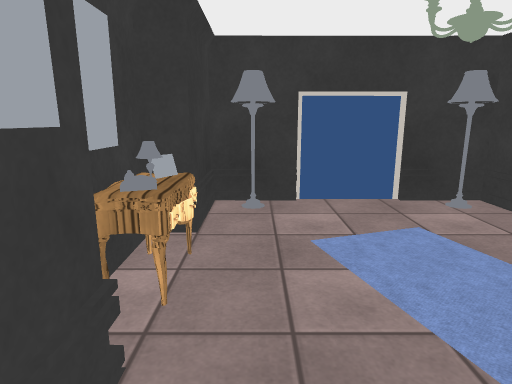
view 1 (above)

16 first-person views from a walk through a Unity game level. The camera is 1.4 m above the floor, tilts 12° down and sees 75° across. Doors are open. The floor is counted in squares, 0.5 m on a side. Each view is taken from the middle of a square. On the plan, view 1 faces up. The plan holds only what a view shows up to about 20 squares ahead; the rest is blank. Surface patterns are stand-ins for the level's own textures.

view 2
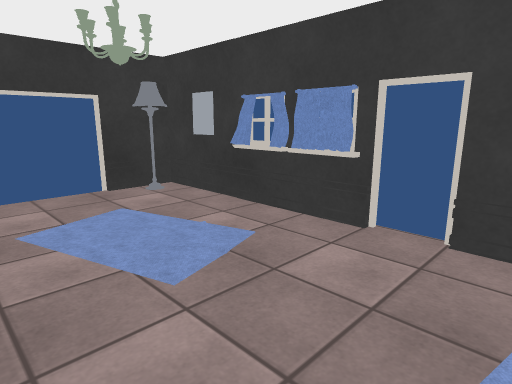

view 3
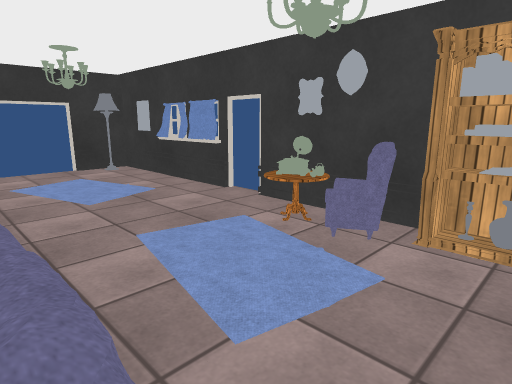

view 4
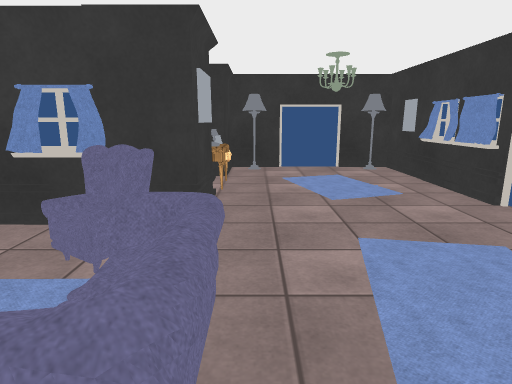

view 5
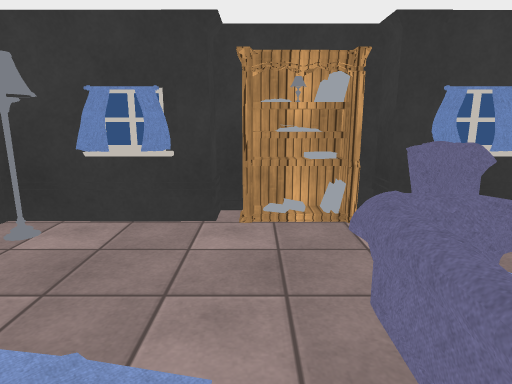

view 6
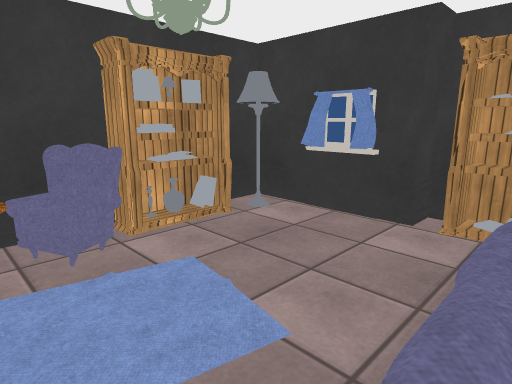

view 7
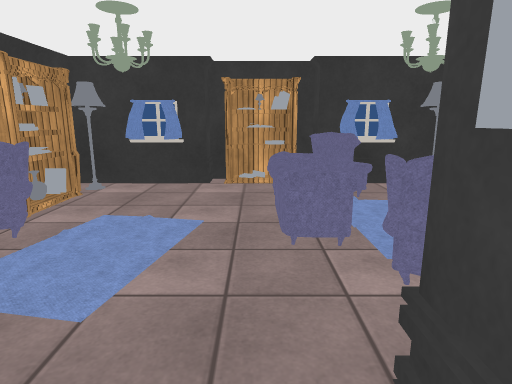

view 8
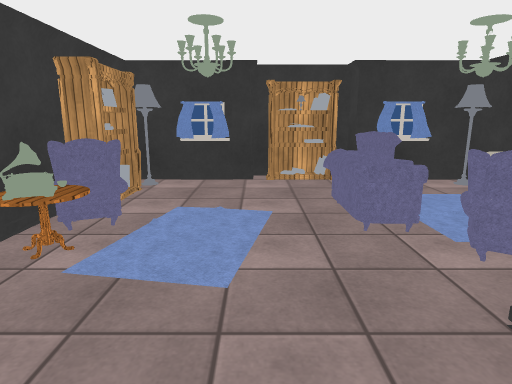

view 9
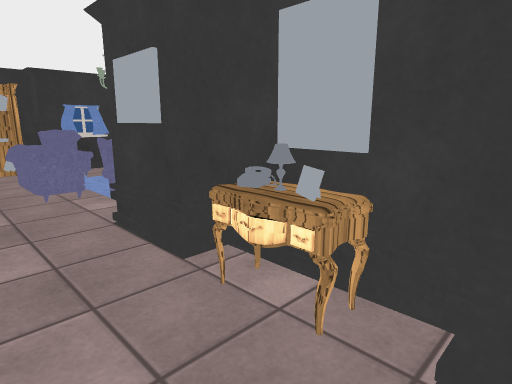

view 10
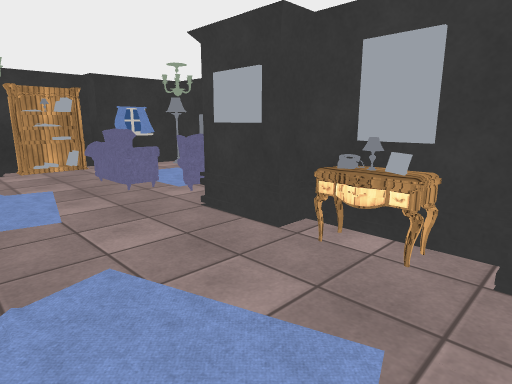

view 11
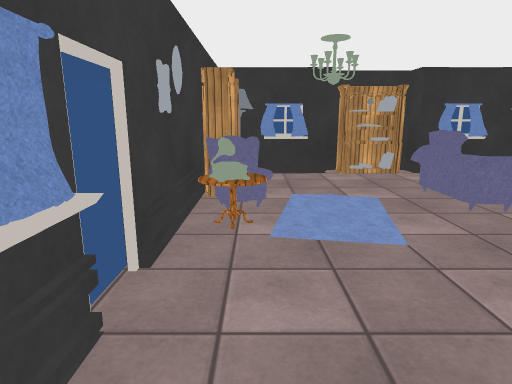

view 12
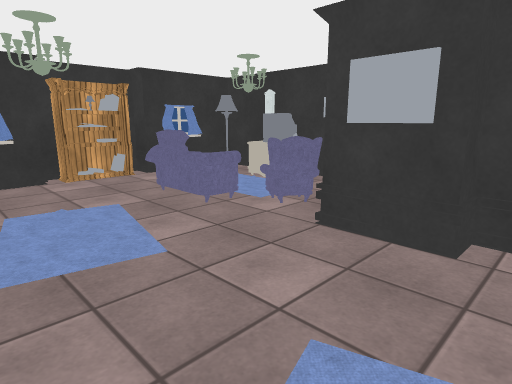

view 13
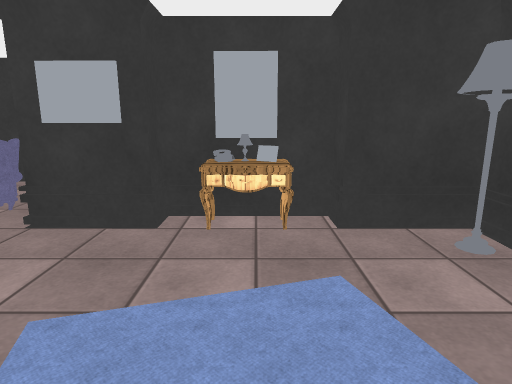

view 14
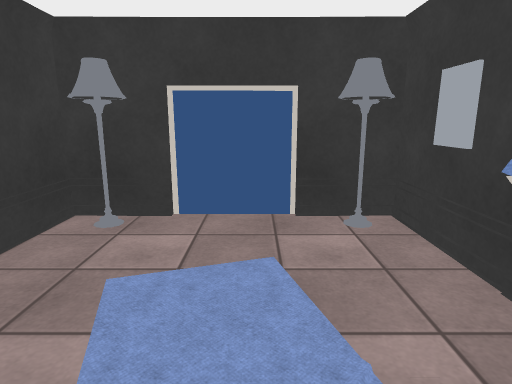

view 15
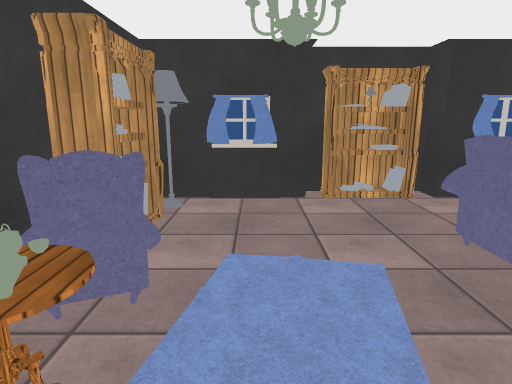

view 16
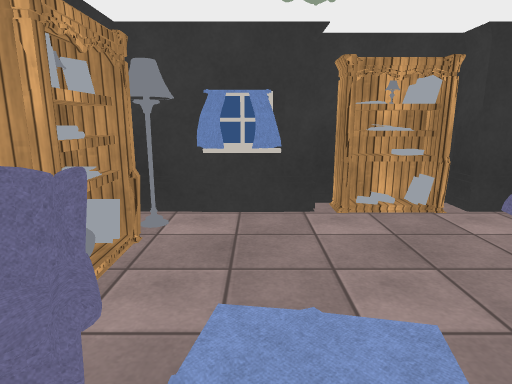

### Floor plan
Points are (right, up) in squares from view 1. A wall is a line through its corners. A room is listed if a view was taken in it or the views show most of it. See-through windows are left out.
Room 1 (views 1, 2, 3, 4, 5, 6, 7, 8, 9, 10, 11, 12, 13, 14, 15, 16)
walls: (8.2, 1.8) (8.2, 11.8) (5.2, 11.8); (8.2, -6.5) (8.2, 0.1); (1.2, -13.5) (2.2, -13.5) (2.2, -12.3) (8, -12.3); (1.5, 11.8) (-1.6, 11.9) (-1.6, 8.3) (-2.8, 8.3) (-2.8, 3.3) (-1.6, 3.3) (-1.6, -0.1) (-4.2, -0.1); (-4.1, -12.3) (-2.8, -12.3) (-2.8, -13.5) (-2, -13.5)
low walls: (7.8, 2.2) (7.8, 4.5); (7.8, 4.6) (7.8, 7); (3.2, -11.9) (5.6, -11.9)
ways out: open door at (3.5, 12); open door at (8, 0.5)
objects: carpet (-5, -8) to (-3, -4); sofa (-4, -10) to (-2, -9); sofa (-4, -3) to (-2, -1); bookshelf (-2, -13) to (-2, -12); sofa (-2, -8) to (0, -4); phone (-2, 5); desk (-2, 5) to (-1, 7); other object (-1, -13); other object (-1, -12); other object (0, -13) to (1, -12); carpet (2, 3) to (5, 8); carpet (5, -5); sofa (6, -6) to (7, -4); table (6, -4) to (7, -2); bookshelf (7, -9); other object (7, -8) to (8, -8); other object (7, -7); bookshelf (7, -6); other object (8, -7)

Positions as (right, up) in squares from view 1, and headings:
1: (0, 0), facing up
2: (0, -2), facing up-right
3: (-1, -9), facing up-right
4: (0, -9), facing up
5: (1, -3), facing down
6: (-1, -3), facing down-right
7: (0, 3), facing down
8: (2, 4), facing down
9: (2, 9), facing down-left
10: (5, 9), facing down-left
11: (6, 6), facing down
12: (6, 5), facing down-left
13: (7, 6), facing left
14: (4, 2), facing up
15: (4, 0), facing down
16: (4, -2), facing down
